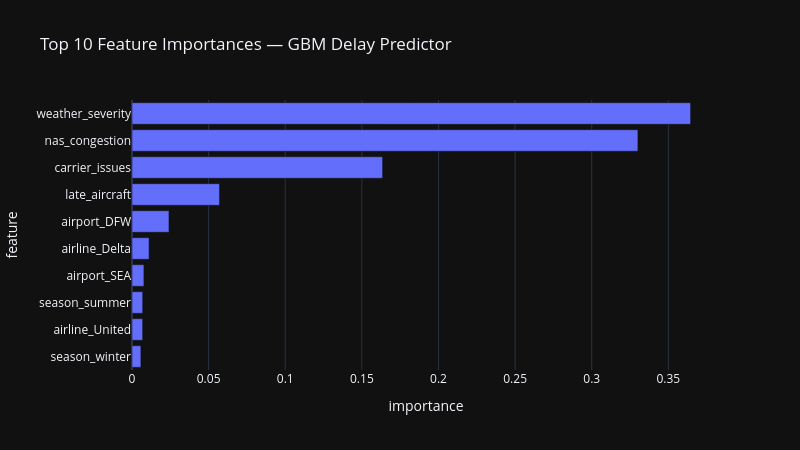

The notebook cell this image was saved under:
### Code cell
# Cell 3 — Predictive Model (GBM)
# Encode categoricals
df_encoded = pd.get_dummies(df, columns=['season', 'airport', 'airline'], drop_first=True)

features = [c for c in df_encoded.columns 
            if c not in ['delay_minutes', 'is_delayed']]

X = df_encoded[features]
y = df_encoded['is_delayed']

X_train, X_test, y_train, y_test = train_test_split(
    X, y, test_size=0.2, random_state=42, stratify=y
)

scaler = StandardScaler()
X_train_scaled = scaler.fit_transform(X_train)
X_test_scaled  = scaler.transform(X_test)

gbm = GradientBoostingClassifier(
    n_estimators=200, max_depth=4,
    learning_rate=0.05, random_state=42
)
gbm.fit(X_train_scaled, y_train)
gbm_proba = gbm.predict_proba(X_test_scaled)[:, 1]

print(f"GBM ROC-AUC: {roc_auc_score(y_test, gbm_proba):.4f}")
print(f"\nClassification Report:")
print(classification_report(y_test, gbm.predict(X_test_scaled)))

# Feature importance
importance_df = pd.DataFrame({
    'feature':    features,
    'importance': gbm.feature_importances_
}).sort_values('importance', ascending=False).head(10)

fig = px.bar(importance_df, x='importance', y='feature',
             orientation='h',
             title='Top 10 Feature Importances — GBM Delay Predictor',
             template='plotly_dark')
fig.update_layout(width=800, height=450, yaxis=dict(autorange='reversed'))
fig.show()

### Figure 1 — Plotly figure (JSON) as saved in the notebook; plotly's stock layout.template omitted (floating-point values rounded to 4 significant figures)
{"data": [{"hovertemplate": "importance=%{x}<br>feature=%{y}<extra></extra>", "legendgroup": "", "marker": {"color": "#636efa", "pattern": {"shape": ""}}, "name": "", "orientation": "h", "showlegend": false, "textposition": "auto", "type": "bar", "x": [0.3645, 0.3302, 0.1635, 0.05708, 0.02413, 0.01113, 0.007775, 0.006987, 0.006941, 0.005793], "xaxis": "x", "y": ["weather_severity", "nas_congestion", "carrier_issues", "late_aircraft", "airport_DFW", "airline_Delta", "airport_SEA", "season_summer", "airline_United", "season_winter"], "yaxis": "y"}], "layout": {"barmode": "relative", "height": 450, "legend": {"tracegroupgap": 0}, "title": {"text": "Top 10 Feature Importances — GBM Delay Predictor"}, "width": 800, "xaxis": {"anchor": "y", "domain": [0, 1], "title": {"text": "importance"}}, "yaxis": {"anchor": "x", "autorange": "reversed", "domain": [0, 1], "title": {"text": "feature"}}}}
